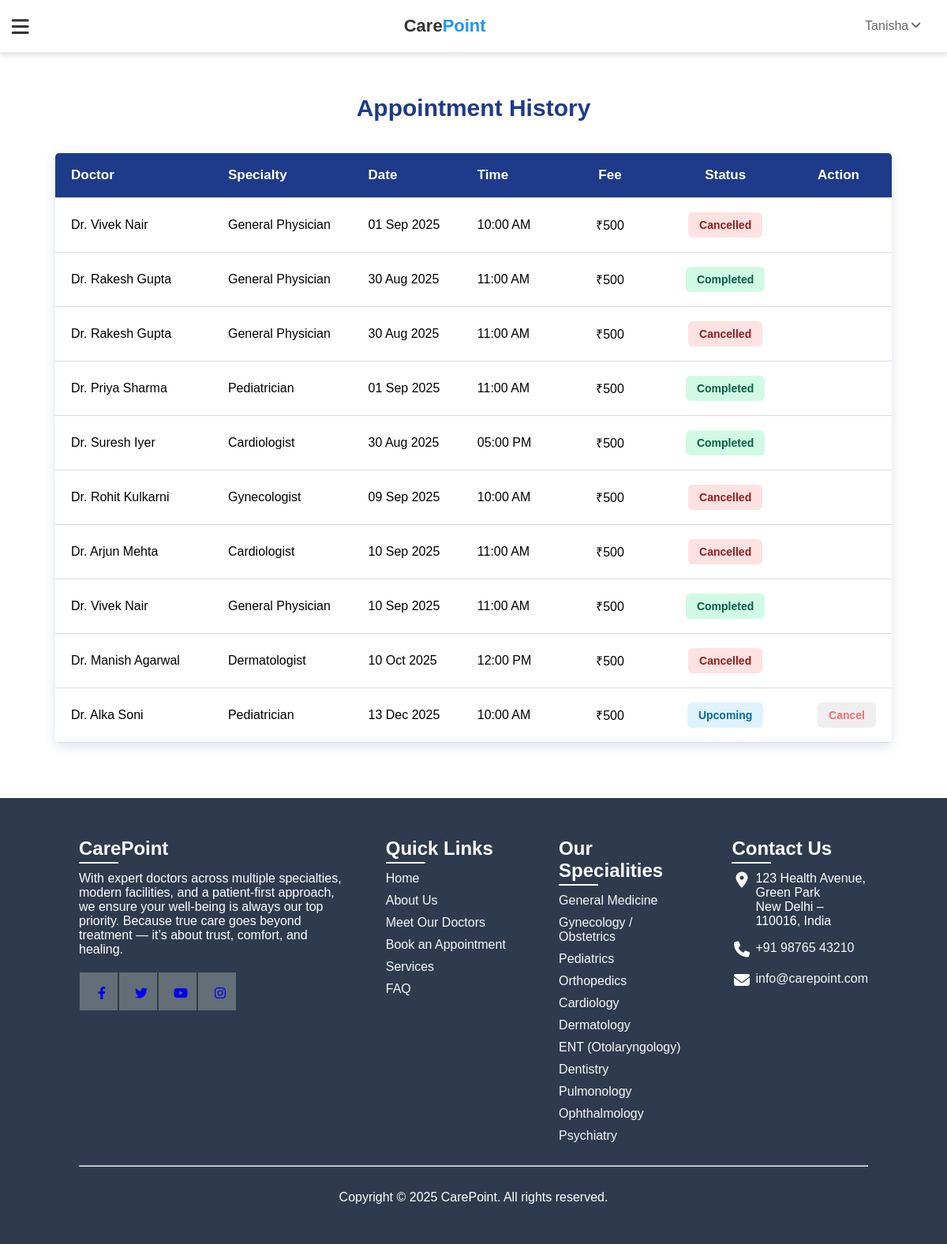
The page /appointments (signed in) on the database its author committed.
### app/models.py (models this page shows)
class User(db.Model, UserMixin):
    id = db.Column(db.Integer, primary_key=True)
    email = db.Column(db.String(150), unique=True, nullable=False)
    password = db.Column(db.String(150), nullable=False)
    name = db.Column(db.String(150))
    first_name = db.Column(db.String(100))
    last_name = db.Column(db.String(100))
    gender = db.Column(db.String(20))
    dob = db.Column(db.Date)
    blood_type = db.Column(db.String(5))
    phone = db.Column(db.String(20))
    address1 = db.Column(db.String(200))
    address2 = db.Column(db.String(200))
    reset_otp = db.Column(db.String(6), nullable=True)
    otp_expiry = db.Column(db.DateTime, nullable=True)

class Appointment(db.Model):
    id = db.Column(db.Integer, primary_key=True)
    user_id = db.Column(db.Integer, db.ForeignKey("user.id"), nullable=False)
    doctor_id = db.Column(db.Integer, db.ForeignKey("doctor.id"), nullable=False)
    date = db.Column(db.Date, nullable=False)
    time = db.Column(db.Time, nullable=False)
    phone_number = db.Column(db.String(15), nullable=False)
    status = db.Column(db.String(20), default="Upcoming")
    created_at = db.Column(db.DateTime, default=datetime.utcnow)
    doctor = db.relationship("Doctor", backref="appointments", lazy=True)
    user = db.relationship("User", backref="appointments", lazy=True)

class Doctor(db.Model):
    id = db.Column(db.Integer, primary_key=True)
    name = db.Column(db.String(150), nullable=False)
    speciality = db.Column(db.String(150), nullable=False)
    description = db.Column(db.Text, nullable=False)
    experience = db.Column(db.Integer, nullable=False)
    image_url = db.Column(db.String(300), nullable=True)
    fee = db.Column(db.Integer, nullable=False, default=500)

### app/routes.py (the view)
@routes.route('/appointments')
@login_required
def appointments():
    appointments = Appointment.query.filter_by(user_id=current_user.id).all()
    now = datetime.now()
    return render_template(
        "appointments.html",
        appointments=appointments,
        current_date=now.date(),
        current_time=now.time()
    )

### app/templates/appointments.html (shortened to what this page needs)
{% extends "base.html" %}
{% block content %}
<section class="appointment">
  <h1>Appointment History</h1>
  <div class="history-container">
    {% if appointments and appointments|length > 0 %}
      <table>
        <thead>
          <tr>
            <th>Doctor</th>
            <th>Specialty</th>
            <th>Date</th>
            <th>Time</th>
            <th>Fee</th>
            <th>Status</th>
            <th>Action</th>
          </tr>
        </thead>
        <tbody>
          {% for appt in appointments %}
          <tr>
            <td>{{ appt.doctor.name }}</td>
            <td>{{ appt.doctor.speciality }}</td>
            <td>{{ appt.date.strftime('%d %b %Y') if appt.date else '' }}</td>
            <td>{{ appt.time.strftime('%I:%M %p') if appt.time else '' }}</td>
            <td>₹{{ appt.doctor.fee }}</td>
            <td>
              {% if appt.status.lower() == "cancelled" %}
                <span class="status cancelled">Cancelled</span>
              {% elif appt.date and appt.time and (appt.date < current_date or (appt.date == current_date and appt.time < current_time)) %}
                <span class="status completed">Completed</span>
              {% else %}
                <span class="status upcoming">Upcoming</span>
              {% endif %}
            </td>
            <td>
              {% if appt.status.lower() == "upcoming" and (not (appt.date and appt.time and (appt.date < current_date or (appt.date == current_date and appt.time < current_time)))) %}
                <button
                  class="cancel-btn"
                  onclick="confirmCancel('{{ appt.id }}')">
                  Cancel
                </button>
              {% endif %}
            </td>
          </tr>
          {% endfor %}
        </tbody>
      </table>
    {% else %}
      <p class="no-appointment">No appointments to show</p>
    {% endif %}
  </div>
</section>
{% endblock %}

### app/templates/base.html (shortened to what this page needs)
<!DOCTYPE html>
<html lang="en">
  <head>
    <link rel="stylesheet" href="https://cdn.jsdelivr.net/npm/swiper@9/swiper-bundle.min.css"/>
    <link rel="stylesheet" href="{{ url_for('static', filename='css/style.css') }}">
     <link rel="stylesheet" href="https://cdnjs.cloudflare.com/ajax/libs/font-awesome/6.5.2/css/all.min.css"
    rel="stylesheet">
    <link rel="stylesheet" href="https://cdnjs.cloudflare.com/ajax/libs/font-awesome/7.0.0/css/all.min.css">
    <link rel="stylesheet" href="https://cdnjs.cloudflare.com/ajax/libs/font-awesome/6.4.0/css/all.min.css"/>
    <link rel="stylesheet" href="https://cdnjs.cloudflare.com/ajax/libs/OwlCarousel2/2.3.4/assets/owl.carousel.min.css" />
    <link rel="stylesheet" href="https://cdnjs.cloudflare.com/ajax/libs/OwlCarousel2/2.3.4/assets/owl.theme.default.min.css" />
  </head>
  <body>
    <header>
      <a href="{{ url_for('routes.home') }}" class="logo">Care<span>Point</span></a>
      <nav class="navbar">
        <a href="{{ url_for('doctors_bp.show_doctors') }}">Doctors</a>
        <a href="{{ url_for('routes.about') }}">About us</a>
        <a href="{{ url_for('routes.faq') }}">FAQ</a>
        <a href="{{ url_for('routes.contact') }}">Contact Us</a>
      </nav>
        <div class="button">
          {% if current_user.is_authenticated %}
          <div class="user-menu">
            <span class="username">{{ current_user.name }}<i class="fa-solid fa-angle-down dropdown-arrow"></i></span>
          </div>
          {% else %}
          <a href="{{ url_for('auth.login') }}" class="login-signup">Login/Signup</a>
          {% endif %}
        </div>
        <div id="menu-btn" class="fas fa-bars"></div>
    </header>
    <main>
      {% block content %}{% endblock %}
    </main>
    <footer>
      <div class="container">
        <div class="sec footer-about">
          <h2>Care<span>Point</span></h2>
        <p>With expert doctors across multiple specialties, modern facilities, and a patient-first approach, we ensure your well-being is always our top priority. Because true care goes beyond treatment — it’s about trust, comfort, and healing.</p>
        <ul class="sci">
          <li><a href="#"><i class="fa-brands fa-facebook-f"></i></a></li>
          <li><a href="#"><i class="fa-brands fa-twitter"></i></a></li>
          <li><a href="#"><i class="fa-brands fa-youtube"></i> </a></li>
          <li><a href="#"><i class="fa-brands fa-instagram"></i></a></li>
        </ul>
        </div>
        <div class="sec quicklinks">
          <h2>Quick Links</h2>
          <ul>
            <li><a href="{{ url_for('routes.home') }}">Home</a></li>
            <li><a href="{{ url_for('routes.about') }}">About Us</a></li>
            <li><a href="{{ url_for('doctors_bp.show_doctors') }}">Meet Our Doctors</a></li>
            <li><a href="{{ url_for('routes.book_appointment') }}">Book an Appointment</a></li>
            <li><a href="{{ url_for('routes.services') }}">Services</a></li>
            <li><a href="{{ url_for('routes.faq') }}">FAQ</a></li>
          </ul>
        </div>
        <div class="sec quicklinks">
          <h2>Our Specialities</h2>
          <ul>
            <li><a href="{{ url_for('doctors_bp.doctors_by_speciality', speciality='General Physician') }}">General Medicine</a></li>
            <li><a href="{{ url_for('doctors_bp.doctors_by_speciality', speciality='Gynecologist') }}">Gynecology / Obstetrics</a></li>
            <li><a href="{{ url_for('doctors_bp.doctors_by_speciality', speciality='Pediatrician') }}">Pediatrics</a></li>
            <li><a href="{{ url_for('doctors_bp.doctors_by_speciality', speciality='Orthopedic Surgeon') }}">Orthopedics</a></li>
            <li><a href="{{ url_for('doctors_bp.doctors_by_speciality', speciality='Cardiologist') }}">Cardiology</a></li>
            <li><a href="{{ url_for('doctors_bp.doctors_by_speciality', speciality='Dermatologist') }}">Dermatology</a></li>
            <li><a href="{{ url_for('doctors_bp.doctors_by_speciality', speciality='ENT Specialist') }}">ENT (Otolaryngology)</a></li>
            <li><a href="{{ url_for('doctors_bp.doctors_by_speciality', speciality='Dentist') }}">Dentistry</a></li>
            <li><a href="{{ url_for('doctors_bp.doctors_by_speciality', speciality='Pulmonologist') }}">Pulmonology</a></li>
            <li><a href="{{ url_for('doctors_bp.doctors_by_speciality', speciality='Ophthalmologist') }}">Ophthalmology</a></li>
            <li><a href="{{ url_for('doctors_bp.doctors_by_speciality', speciality='Psychiatrist') }}">Psychiatry</a></li>
          </ul>
        </div>
        <div class="sec contact">
          <h2>Contact Us</h2>
          <ul class="info">
            <li>
              <span><i class="fa-solid fa-location-dot"></i></i></span>
              <span>123 Health Avenue, Green Park <br>New Delhi – 110016, India</span>
            </li>
            <li>
              <span><i class="fa-solid fa-phone"></i></i></span>
              <p><a href="tel:+919876543210">+91 98765 43210</a></p>
            </li>
            <li>
              <span><i class="fa-solid fa-envelope"></i></span>
              <p><a href="mailto:info@carepoint.com">info@carepoint.com</a></p>
            </li>
          </ul>
        </div>
      </div>
      <br>
      <hr>
      <div class="copyrightText">
      <p>Copyright © 2025 CarePoint. All rights reserved.</p>
    </div>
    </footer>
  </body>
</html>

### rows shown on the page
User: name "Tanisha"
Appointment: doctor.name "Dr. Vivek Nair", doctor.speciality "General Physician", date "01 Sep 2025", time "10:00 AM", doctor.fee "500", status "Cancelled"
Appointment: doctor.name "Dr. Rakesh Gupta", doctor.speciality "General Physician", date "30 Aug 2025", time "11:00 AM", doctor.fee "500", status "Completed"
Appointment: doctor.name "Dr. Rakesh Gupta", doctor.speciality "General Physician", date "30 Aug 2025", time "11:00 AM", doctor.fee "500", status "Cancelled"
Appointment: doctor.name "Dr. Priya Sharma", doctor.speciality "Pediatrician", date "01 Sep 2025", time "11:00 AM", doctor.fee "500", status "Completed"
Appointment: doctor.name "Dr. Suresh Iyer", doctor.speciality "Cardiologist", date "30 Aug 2025", time "05:00 PM", doctor.fee "500", status "Completed"
Appointment: doctor.name "Dr. Rohit Kulkarni", doctor.speciality "Gynecologist", date "09 Sep 2025", time "10:00 AM", doctor.fee "500", status "Cancelled"
Appointment: doctor.name "Dr. Arjun Mehta", doctor.speciality "Cardiologist", date "10 Sep 2025", time "11:00 AM", doctor.fee "500", status "Cancelled"
Appointment: doctor.name "Dr. Vivek Nair", doctor.speciality "General Physician", date "10 Sep 2025", time "11:00 AM", doctor.fee "500", status "Completed"
Appointment: doctor.name "Dr. Manish Agarwal", doctor.speciality "Dermatologist", date "10 Oct 2025", time "12:00 PM", doctor.fee "500", status "Cancelled"
Appointment: doctor.name "Dr. Alka Soni", doctor.speciality "Pediatrician", date "13 Dec 2025", time "10:00 AM", doctor.fee "500", status "Upcoming"
